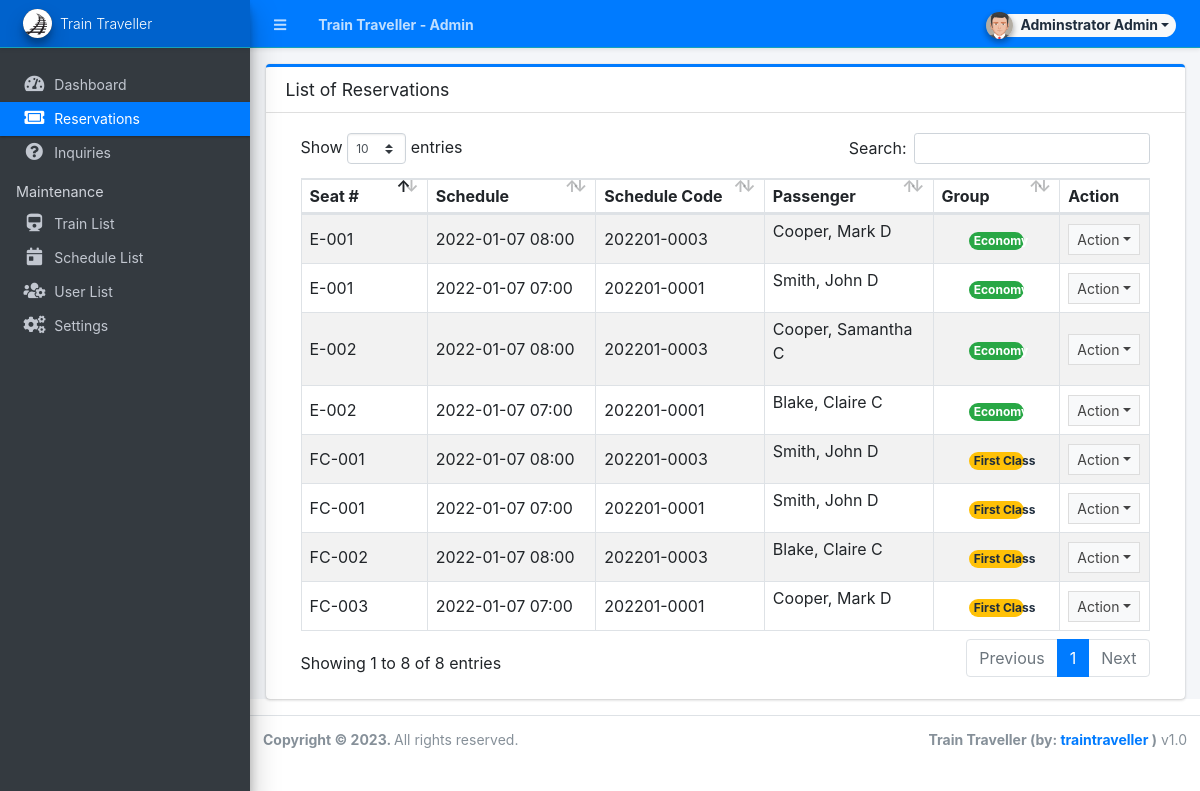
The app's page /admin/?page=reservations (signed in) with its own data.
### tables this page shows
CREATE TABLE `reservation_list` (
  `id` int(30) NOT NULL,
  `seat_num` varchar(50) NOT NULL,
  `schedule_id` int(30) NOT NULL,
  `schedule` datetime NOT NULL,
  `firstname` text NOT NULL,
  `middlename` text NOT NULL,
  `lastname` text NOT NULL,
  `seat_type` tinyint(1) NOT NULL DEFAULT 1 COMMENT '1=First Class, 2 = Economy',
  `fare_amount` float NOT NULL DEFAULT 0,
  `date_created` datetime NOT NULL DEFAULT current_timestamp(),
  `date_updated` datetime DEFAULT NULL ON UPDATE current_timestamp()
);

CREATE TABLE `schedule_list` (
  `id` int(30) NOT NULL,
  `code` varchar(100) NOT NULL,
  `train_id` int(30) NOT NULL,
  `route_from` text NOT NULL,
  `route_to` text NOT NULL,
  `type` tinyint(1) NOT NULL DEFAULT 1 COMMENT '1 = daily, 2= One-Time Schedule',
  `date_schedule` date DEFAULT NULL,
  `time_schedule` time NOT NULL,
  `first_class_fare` float NOT NULL DEFAULT 0,
  `economy_fare` float NOT NULL DEFAULT 0,
  `delete_flag` tinyint(1) NOT NULL DEFAULT 0,
  `date_created` datetime NOT NULL DEFAULT current_timestamp(),
  `date_updated` datetime DEFAULT NULL ON UPDATE current_timestamp()
);

### config.php (called while the page is built, shortened)
<?php
require_once('classes/DBConnection.php');
require_once('classes/SystemSettings.php');
function validate_image($file){
	if(!empty($file)){
        $ex = explode('?',$file);
        $file = $ex[0];
        $param =  isset($ex[1]) ? '?'.$ex[1]  : '';
		if(is_file(base_app.$file)){
			return base_url.$file.$param;
		}else{
			return base_url.'dist/img/no-image-available.png';
		}
	}else{
		return base_url.'dist/img/no-image-available.png';
	}
}
function isMobileDevice(){
    $aMobileUA = array(
        '/iphone/i' => 'iPhone',
        '/ipod/i' => 'iPod',
        '/ipad/i' => 'iPad',
        '/android/i' => 'Android',
        '/blackberry/i' => 'BlackBerry',
        '/webos/i' => 'Mobile'
    );
    return false;
}
?>

### classes/DBConnection.php (called while the page is built, shortened)
<?php
class DBConnection{
    private $host = DB_SERVER;
    private $username = DB_USERNAME;
    private $password = DB_PASSWORD;
    private $database = DB_NAME;
    public $conn;
    public function __construct(){
        if (!isset($this->conn)) {
            $this->conn = new mysqli($this->host, $this->username, $this->password, $this->database);
        }
    }
}
?>

### classes/SystemSettings.php (called while the page is built, shortened)
<?php
class SystemSettings extends DBConnection{
	function userdata($field = ''){
		if(!empty($field)){
			if(isset($_SESSION['userdata'][$field]))
				return $_SESSION['userdata'][$field];
			else
				return null;
		}else{
			return false;
		}
	}
	function info($field=''){
		if(!empty($field)){
			if(isset($_SESSION['system_info'][$field]))
				return $_SESSION['system_info'][$field];
			else
				return false;
		}else{
			return false;
		}
	}
}
$_settings = new SystemSettings();
?>

### admin/reservations/index.php (the view, shortened to what this page needs)
<div class="card card-outline card-primary">
	<div class="card-header">
		<h3 class="card-title">List of Reservations</h3>
	</div>
	<div class="card-body">
		<div class="container-fluid">
        <div class="container-fluid">
			<table class="table table-hover table-striped table-bordered">
				<colgroup>
					<col width="15%">
					<col width="20%">
					<col width="20%">
					<col width="20%">
					<col width="15%">
					<col width="10%">
				</colgroup>
				<thead>
					<tr>
						<th>Seat #</th>
						<th>Schedule</th>
						<th>Schedule Code</th>
						<th>Passenger</th>
						<th>Group</th>
						<th>Action</th>
					</tr>
				</thead>
				<tbody>
					<?php
						$qry = $conn->query("SELECT r.*,s.code as sched_code from `reservation_list` r inner join `schedule_list` s on r.schedule_id = s.id order by unix_timestamp(r.`date_created`) desc ");
						while($row = $qry->fetch_assoc()):
					?>
						<tr>
							<td><?= $row['seat_num'] ?></td>
							<td class=""><?php echo date("Y-m-d H:i",strtotime($row['schedule'])) ?></td>
							<td><?php echo ($row['sched_code']) ?></td>
							<td class=""><p class="truncate-1"><?php echo ucwords($row['lastname'].', '.$row['firstname'].' '.$row['middlename']) ?></p></td>
							<td class="text-center">
								<?php
									switch ($row['seat_type']){
										case 1:
											echo '<span class="rounded-pill badge badge-warning col-6">First Class</span>';
											break;
										case 2:
											echo '<span class="rounded-pill badge badge-success col-6">Economy</span>';
											break;
									}
								?>
							</td>
							<td align="center">
								 <button type="button" class="btn btn-flat btn-default btn-sm dropdown-toggle dropdown-icon" data-toggle="dropdown">
				                  		Action
				                  </button>
							</td>
						</tr>
					<?php endwhile; ?>
				</tbody>
			</table>
		</div>
		</div>
	</div>
</div>

### admin/index.php (shortened to what this page needs)
<?php require_once('../config.php'); ?>
 <!DOCTYPE html>
<html lang="en" class="" style="height: auto;">
<?php require_once('inc/header.php') ?>
  <body class="sidebar-mini layout-fixed control-sidebar-slide-open layout-navbar-fixed sidebar-mini-md sidebar-mini-xs" data-new-gr-c-s-check-loaded="14.991.0" data-gr-ext-installed="" style="height: auto;">
    <div class="wrapper">
     <?php require_once('inc/topBarNav.php') ?>
     <?php require_once('inc/navigation.php') ?>
     <?php $page = isset($_GET['page']) ? $_GET['page'] : 'home';  ?>
      <div class="content-wrapper pt-3" style="min-height: 567.854px;">
        <section class="content ">
          <div class="container-fluid">
            <?php
              if(!file_exists($page.".php") && !is_dir($page)){
                  include '404.html';
              }else{
                if(is_dir($page))
                  include $page.'/index.php';
                else
                  include $page.'.php';
              }
            ?>
          </div>
        </section>
      </div>
      <?php require_once('inc/footer.php') ?>
  </body>
</html>

### admin/inc/header.php (shortened to what this page needs)
<head>
    <link rel="stylesheet" href="<?php echo base_url ?>plugins/fontawesome-free/css/all.min.css">
    <link rel="stylesheet" href="<?php echo base_url ?>plugins/tempusdominus-bootstrap-4/css/tempusdominus-bootstrap-4.min.css">
  <link rel="stylesheet" href="<?php echo base_url ?>plugins/datatables-bs4/css/dataTables.bootstrap4.min.css">
  <link rel="stylesheet" href="<?php echo base_url ?>plugins/datatables-responsive/css/responsive.bootstrap4.min.css">
  <link rel="stylesheet" href="<?php echo base_url ?>plugins/datatables-buttons/css/buttons.bootstrap4.min.css">
  <link rel="stylesheet" href="<?php echo base_url ?>plugins/select2/css/select2.min.css">
  <link rel="stylesheet" href="<?php echo base_url ?>plugins/select2-bootstrap4-theme/select2-bootstrap4.min.css">
    <link rel="stylesheet" href="<?php echo base_url ?>plugins/icheck-bootstrap/icheck-bootstrap.min.css">
    <link rel="stylesheet" href="<?php echo base_url ?>plugins/jqvmap/jqvmap.min.css">
    <link rel="stylesheet" href="<?php echo base_url ?>plugins/fullcalendar/main.css">
    <link rel="stylesheet" href="<?php echo base_url ?>dist/css/adminlte.css">
    <link rel="stylesheet" href="<?php echo base_url ?>dist/css/">
    <link rel="stylesheet" href="<?php echo base_url ?>plugins/overlayScrollbars/css/OverlayScrollbars.min.css">
    <link rel="stylesheet" href="<?php echo base_url ?>plugins/daterangepicker/daterangepicker.css">
    <link rel="stylesheet" href="<?php echo base_url ?>plugins/summernote/summernote-bs4.min.css">
  <link rel="stylesheet" href="<?php echo base_url ?>plugins/sweetalert2-theme-bootstrap-4/bootstrap-4.min.css">
  </head>

### admin/inc/topBarNav.php (shortened to what this page needs)
<nav class="main-header navbar navbar-expand navbar-dark border  border-info border-top-0  border-left-0 border-right-0 text-sm shadow-sm bg-primary">
  <ul class="navbar-nav">
    <li class="nav-item">
    <a class="nav-link" data-widget="pushmenu" href="#" role="button"><i class="fas fa-bars"></i></a>
    </li>
    <li class="nav-item d-none d-sm-inline-block">
      <a href="<?php echo base_url ?>" class="nav-link"><b><?php echo (!isMobileDevice()) ? $_settings->info('name'):$_settings->info('short_name'); ?> - Admin</b></a>
    </li>
  </ul>
  <ul class="navbar-nav ml-auto">
    <li class="nav-item">
      <div class="btn-group nav-link">
            <button type="button" class="btn btn-rounded badge badge-light dropdown-toggle dropdown-icon" data-toggle="dropdown">
              <span><img src="<?php echo validate_image($_settings->userdata('avatar')) ?>" class="img-circle elevation-2 user-img" alt="User Image"></span>
              <span class="ml-3"><?php echo ucwords($_settings->userdata('firstname').' '.$_settings->userdata('lastname')) ?></span>
            </button>
        </div>
    </li>
  </ul>
</nav>

### admin/inc/navigation.php (shortened to what this page needs)
<aside class="main-sidebar sidebar-dark-primary elevation-4 sidebar-no-expand bg-gradient-black">
  <a href="<?php echo base_url ?>admin" class="brand-link bg-transparent text-sm border-info shadow-sm bg-primary">
  <img src="<?php echo validate_image($_settings->info('logo'))?>" alt="Store Logo" class="brand-image img-circle elevation-3 bg-black" style="width: 1.8rem;height: 1.8rem;max-height: unset;object-fit:scale-down;object-position:center center">
  <span class="brand-text font-weight-light"><?php echo $_settings->info('short_name') ?></span>
  </a>
  <div class="sidebar os-host os-theme-light os-host-overflow os-host-overflow-y os-host-resize-disabled os-host-transition os-host-scrollbar-horizontal-hidden">
    <div class="os-content-glue" style="margin: 0px -8px; width: 249px; height: 646px;"></div>
    <div class="os-padding">
      <div class="os-viewport os-viewport-native-scrollbars-invisible" style="overflow-y: scroll;">
        <div class="os-content" style="padding: 0px 8px; height: 100%; width: 100%;">
          <nav class="mt-4">
             <ul class="nav nav-pills nav-sidebar flex-column text-sm nav-compact nav-flat nav-child-indent nav-collapse-hide-child" data-widget="treeview" role="menu" data-accordion="false">
              <li class="nav-item dropdown">
                <a href="./" class="nav-link nav-home">
                  <i class="nav-icon fas fa-tachometer-alt"></i>
                  <p>
                    Dashboard
                  </p>
                </a>
              </li>
              <li class="nav-item">
                <a href="<?php echo base_url ?>admin/?page=reservations" class="nav-link nav-reservations">
                  <i class="nav-icon fas fa-ticket-alt"></i>
                  <p>
                    Reservations
                  </p>
                </a>
              </li>
              <li class="nav-item">
                <a href="<?php echo base_url ?>admin/?page=inquiries" class="nav-link nav-inquiries">
                  <i class="nav-icon fas fa-question-circle"></i>
                  <p>
                    Inquiries
                  </p>
                </a>
              </li>
              <?php if($_settings->userdata('type') == 1): ?>
              <li class="nav-header">Maintenance</li>
              <li class="nav-item dropdown">
                <a href="<?php echo base_url ?>admin/?page=trains" class="nav-link nav-trains">
                  <i class="nav-icon fas fa-train"></i>
                  <p>
                    Train List
                  </p>
                </a>
              </li>
              <li class="nav-item dropdown">
                <a href="<?php echo base_url ?>admin/?page=schedules" class="nav-link nav-schedules">
                  <i class="nav-icon fas fa-calendar-day"></i>
                  <p>
                    Schedule List
                  </p>
                </a>
              </li>
              <li class="nav-item dropdown">
                <a href="<?php echo base_url ?>admin/?page=user/list" class="nav-link nav-user_list">
                  <i class="nav-icon fas fa-users-cog"></i>
                  <p>
                    User List
                  </p>
                </a>
              </li>
              <li class="nav-item dropdown">
                <a href="<?php echo base_url ?>admin/?page=system_info" class="nav-link nav-system_info">
                  <i class="nav-icon fas fa-cogs"></i>
                  <p>
                    Settings
                  </p>
                </a>
              </li>
              <?php endif; ?>
            </ul>
          </nav>
        </div>
      </div>
    </div>
  </div>
</aside>

### admin/inc/footer.php (shortened to what this page needs)
<footer class="main-footer text-sm">
        <strong>Copyright © <?php echo date('Y') ?>.
        </strong>
        All rights reserved.
        <div class="float-right d-none d-sm-inline-block">
          <b><?php echo $_settings->info('short_name') ?> (by: <a href="mailto:traintraveller@gmail.com" target="blank">traintraveller</a> )</b> v1.0
        </div>
      </footer>
    </div>

### admin/inc/topBarNav.php (style rules this page uses)
.user-img { position: absolute; height: 27px; width: 27px; object-fit: cover; left: -7%; top: -12%; }
.btn-rounded { border-radius: 50px; }

### records on screen
reservation_list: seat_num "E-001", schedule "2022-01-07 08:00", schedule.code "202201-0003", lastname+firstname+middlename "Cooper, Mark D", seat_type "Economy"
reservation_list: seat_num "E-002", schedule "2022-01-07 08:00", schedule.code "202201-0003", lastname+firstname+middlename "Cooper, Samantha C", seat_type "Economy"
reservation_list: seat_num "E-001", schedule "2022-01-07 07:00", schedule.code "202201-0001", lastname+firstname+middlename "Smith, John D", seat_type "Economy"
reservation_list: seat_num "E-002", schedule "2022-01-07 07:00", schedule.code "202201-0001", lastname+firstname+middlename "Blake, Claire C", seat_type "Economy"
reservation_list: seat_num "FC-001", schedule "2022-01-07 08:00", schedule.code "202201-0003", lastname+firstname+middlename "Smith, John D", seat_type "First Class"
reservation_list: seat_num "FC-002", schedule "2022-01-07 08:00", schedule.code "202201-0003", lastname+firstname+middlename "Blake, Claire C", seat_type "First Class"
reservation_list: seat_num "FC-003", schedule "2022-01-07 07:00", schedule.code "202201-0001", lastname+firstname+middlename "Cooper, Mark D", seat_type "First Class"
reservation_list: seat_num "FC-001", schedule "2022-01-07 07:00", schedule.code "202201-0001", lastname+firstname+middlename "Smith, John D", seat_type "First Class"

### other values on screen
$_settings->info('name') "Train Traveller"
$_settings->userdata('firstname').' '.$_settings->userdata('lastname') "Adminstrator Admin"
$_settings->info('short_name') "Train Traveller"
